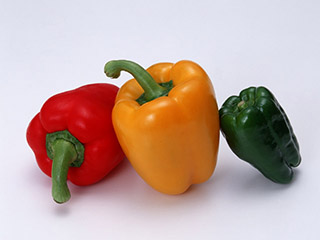
#> input picture part1/sampleimage_1.jpg, 320 x 240 px
$ python task1.py
#> lines starting #> are read from the running program, lines starting #| are printed output that depends on the picture; after the words box and inside, x2 and y2 are one past the last pixel; in counts of white or black regions, pixels touching at a corner belong together
import cv2
from google.colab.patches import cv2_imshow

img_src = cv2.imread('sampleimage_1.jpg')
#> img_src is the input picture: shape (240, 320, 3); mean B, G, R 162.2, 169.4, 194.4

for y in range(50):
    for x in range(100):
        img_src[100+y][100+x] = [255, 0, 0]
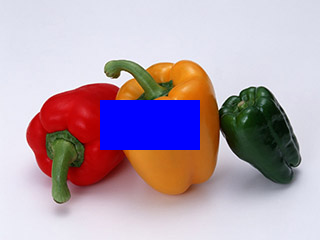
#> img_src: shape (240, 320, 3); 6.51% of pixels changed, all inside (x1, y1, x2, y2) = (100, 100, 200, 150)

cv2.imwrite('dst1.jpg', img_src)
cv2_imshow(img_src)
